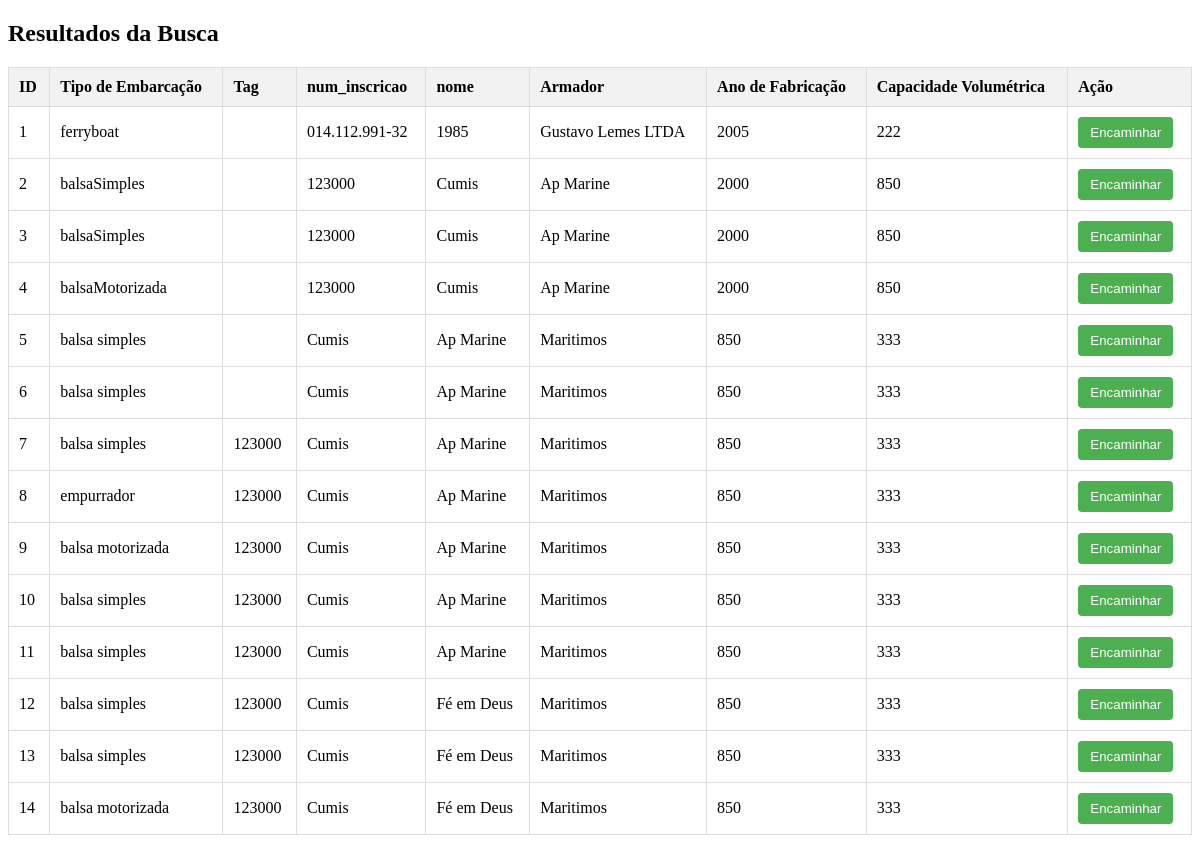
Page /php/pre_os_embarcacao.php on the committed database.
### tables this page shows
CREATE TABLE `ativo_embarcacao` (
  `id` int(11) NOT NULL,
  `tipo_embarcacao` varchar(50) DEFAULT NULL,
  `tag` varchar(150) NOT NULL,
  `num_inscricao` varchar(20) DEFAULT NULL,
  `nome` varchar(255) DEFAULT NULL,
  `armador` varchar(255) DEFAULT NULL,
  `ano_fabricacao` int(11) DEFAULT NULL,
  `capacidade_volumetrica` int(11) DEFAULT NULL,
  `foto` varchar(255) DEFAULT NULL
);

### php/pre_os_embarcacao.php (the view, shortened to what this page needs)
<?php
include "conexao_bd.php";
$sql = "SELECT * FROM ativo_embarcacao";
$resultado = $conn->query($sql);
?>
<!DOCTYPE html>
<html lang="pt-br">
<head>
</head>
<body>
<h2>Resultados da Busca</h2>
<table>
    <tr>
        <th>ID</th>
        <th>Tipo de Embarcação</th>
        <th>Tag</th>
        <th>num_inscricao</th>
        <th>nome</th>
        <th>Armador</th>
        <th>Ano de Fabricação</th>
        <th>Capacidade Volumétrica</th>
        <th>Ação</th>
    </tr>
    <?php
    while ($row = $resultado->fetch_assoc()) {
        echo "<tr>";
        echo "<td>" . $row["id"] . "</td>";
        echo "<td>" . $row["tipo_embarcacao"] . "</td>";
        echo "<td>" . $row["tag"] . "</td>";
        echo "<td>" . $row["num_inscricao"] . "</td>";
        echo "<td>" . $row["nome"] . "</td>";
        echo "<td>" . $row["armador"] . "</td>";
        echo "<td>" . $row["ano_fabricacao"] . "</td>";
        echo "<td>" . $row["capacidade_volumetrica"] . "</td>";
        echo "<td><button onclick=\"encaminharParaOutraPagina(" . $row["id"] . ")\">Encaminhar</button></td>";
        echo "</tr>";
    }
    ?>
</table>
</body>
</html>

### php/pre_os_embarcacao.php (style rules this page uses)
table { border-collapse: collapse; width: 100%; margin-top: 20px; }
table, th, td { border: 1px solid #ddd; }
th, td { padding: 10px; text-align: left; }
th { background-color: #f2f2f2; }
button { background-color: #4CAF50; color: white; padding: 8px 12px; border: none; border-radius: 4px; cursor: pointer; }

### rows in the picture
ativo_embarcacao: id "1", tipo_embarcacao "ferryboat", num_inscricao "014.112.991-32", nome "1985", armador "Gustavo Lemes LTDA", ano_fabricacao "2005", capacidade_volumetrica "222"
ativo_embarcacao: id "2", tipo_embarcacao "balsaSimples", num_inscricao "123000", nome "Cumis", armador "Ap Marine", ano_fabricacao "2000", capacidade_volumetrica "850"
ativo_embarcacao: id "3", tipo_embarcacao "balsaSimples", num_inscricao "123000", nome "Cumis", armador "Ap Marine", ano_fabricacao "2000", capacidade_volumetrica "850"
ativo_embarcacao: id "4", tipo_embarcacao "balsaMotorizada", num_inscricao "123000", nome "Cumis", armador "Ap Marine", ano_fabricacao "2000", capacidade_volumetrica "850"
ativo_embarcacao: id "5", tipo_embarcacao "balsa simples", num_inscricao "Cumis", nome "Ap Marine", armador "Maritimos", ano_fabricacao "850", capacidade_volumetrica "333"
ativo_embarcacao: id "6", tipo_embarcacao "balsa simples", num_inscricao "Cumis", nome "Ap Marine", armador "Maritimos", ano_fabricacao "850", capacidade_volumetrica "333"
ativo_embarcacao: id "7", tipo_embarcacao "balsa simples", tag "123000", num_inscricao "Cumis", nome "Ap Marine", armador "Maritimos", ano_fabricacao "850", capacidade_volumetrica "333"
ativo_embarcacao: id "8", tipo_embarcacao "empurrador", tag "123000", num_inscricao "Cumis", nome "Ap Marine", armador "Maritimos", ano_fabricacao "850", capacidade_volumetrica "333"
ativo_embarcacao: id "9", tipo_embarcacao "balsa motorizada", tag "123000", num_inscricao "Cumis", nome "Ap Marine", armador "Maritimos", ano_fabricacao "850", capacidade_volumetrica "333"
ativo_embarcacao: id "10", tipo_embarcacao "balsa simples", tag "123000", num_inscricao "Cumis", nome "Ap Marine", armador "Maritimos", ano_fabricacao "850", capacidade_volumetrica "333"
ativo_embarcacao: id "11", tipo_embarcacao "balsa simples", tag "123000", num_inscricao "Cumis", nome "Ap Marine", armador "Maritimos", ano_fabricacao "850", capacidade_volumetrica "333"
ativo_embarcacao: id "12", tipo_embarcacao "balsa simples", tag "123000", num_inscricao "Cumis", nome "Fé em Deus", armador "Maritimos", ano_fabricacao "850", capacidade_volumetrica "333"
ativo_embarcacao: id "13", tipo_embarcacao "balsa simples", tag "123000", num_inscricao "Cumis", nome "Fé em Deus", armador "Maritimos", ano_fabricacao "850", capacidade_volumetrica "333"
ativo_embarcacao: id "14", tipo_embarcacao "balsa motorizada", tag "123000", num_inscricao "Cumis", nome "Fé em Deus", armador "Maritimos", ano_fabricacao "850", capacidade_volumetrica "333"
